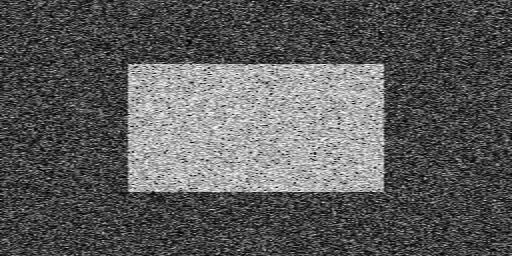
#> input picture Noisy.png, 512 x 256 px
$ python 3_5_Canny1.py
#> lines starting #> are read from the running program, lines starting #| are printed output that depends on the picture; after the words box and inside, x2 and y2 are one past the last pixel; in counts of white or black regions, pixels touching at a corner belong together
import cv2
import numpy as np
from matplotlib import pyplot as plt

img = cv2.imread('Noisy.png',0)
#> img is the input picture: shape (256, 512); min 0, max 254, mean 91
#img = cv2.imread('Blob003.bmp',0)

kernel = np.ones((3,3),np.uint8)

ret,thresh1 = cv2.threshold(img,127,255,cv2.THRESH_BINARY)
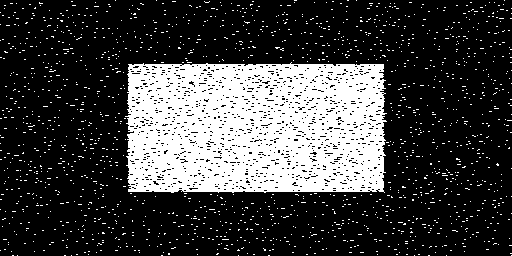
#> thresh1: shape (256, 512); 25.3% white; 1632 white regions (1631 under 20 px), largest, box (x1, y1, x2, y2) and area: (125, 62, 387, 193) 29976
erosion  = cv2.erode(thresh1,kernel,iterations=1)
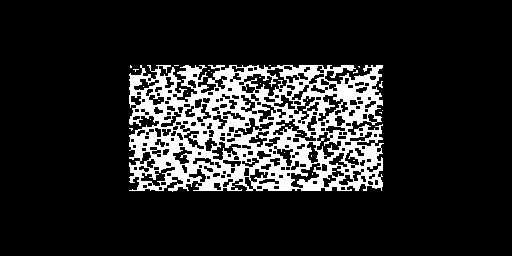
#> erosion: shape (256, 512); 14.3% white; 26 white regions (25 under 20 px), largest, box (x1, y1, x2, y2) and area: (129, 65, 384, 192) 18614
dilation = cv2.dilate(erosion,kernel,iterations=3)
#> dilation: shape (256, 512); 26.1% white; 1 white region, box (x1, y1, x2, y2) and area: (126, 62, 387, 195) 34225
dilation = cv2.erode(dilation,kernel,iterations=1)
#> dilation: shape (256, 512); 25.5% white; 1 white region, box (x1, y1, x2, y2) and area: (127, 63, 386, 194) 33391
dilation = cv2.dilate(dilation,kernel,iterations=3)
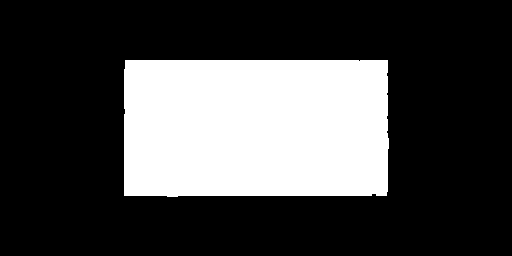
#> dilation: shape (256, 512); 27.4% white; 1 white region, box (x1, y1, x2, y2) and area: (124, 60, 389, 197) 35889
dilation = cv2.erode(dilation,kernel,iterations=1)
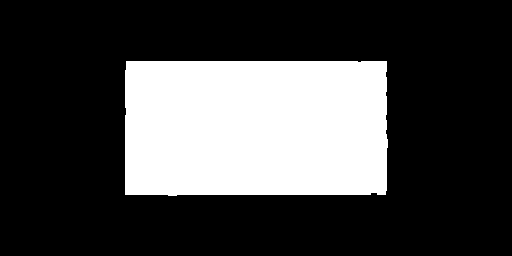
#> dilation: shape (256, 512); 26.8% white; 1 white region, box (x1, y1, x2, y2) and area: (125, 61, 388, 196) 35073
dilation = cv2.dilate(dilation,kernel,iterations=2)
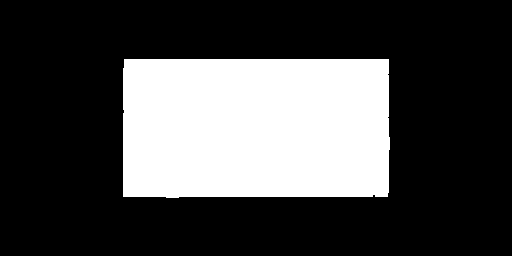
#> dilation: shape (256, 512); 28% white; 1 white region, box (x1, y1, x2, y2) and area: (123, 59, 390, 198) 36712
dilation = cv2.erode(dilation,kernel,iterations=1)
#> dilation: shape (256, 512); 27.4% white; 1 white region, box (x1, y1, x2, y2) and area: (124, 60, 389, 197) 35894
dilation = cv2.dilate(dilation,kernel,iterations=2)
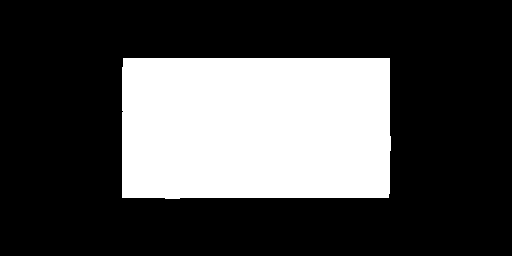
#> dilation: shape (256, 512); 28.6% white; 1 white region, box (x1, y1, x2, y2) and area: (122, 58, 391, 199) 37536

edges = cv2.Canny(dilation,100,200)
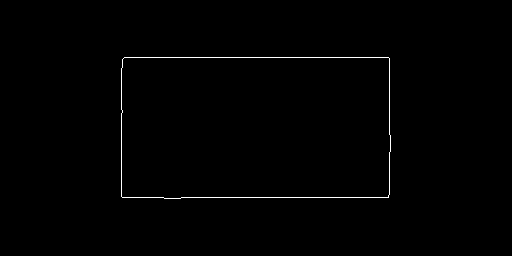
#> edges: shape (256, 512); 0.62% white in thin lines or dots, all inside (x1, y1, x2, y2) = (121, 57, 391, 199)


titles = ['Original Image', 'Filtered image',
            'Gx', 'Gy']

images = [img, edges]

for i in range(2):
    plt.subplot(1,2,i+1),plt.imshow(images[i],'gray')
    plt.title(titles[i])
    plt.xticks([]),plt.yticks([])
plt.show()

cv2.waitKey(0)
cv2.destroyAllWindows()
